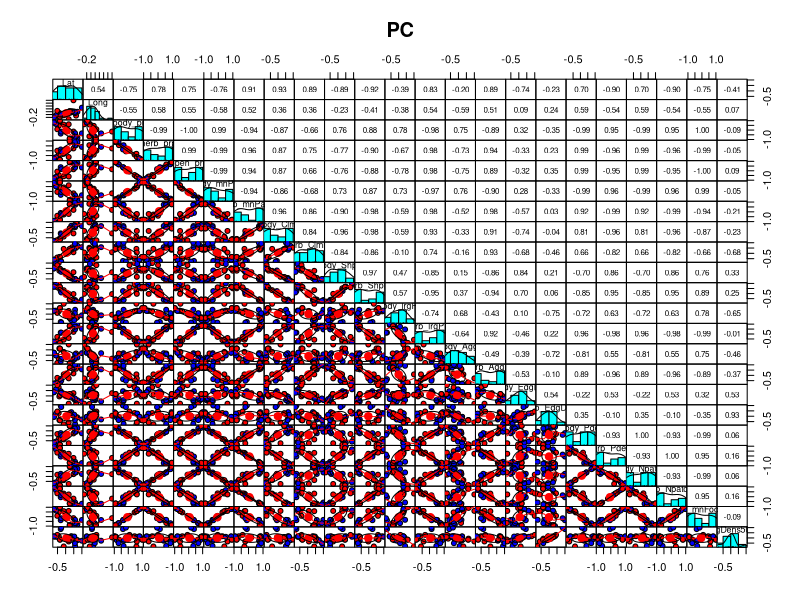
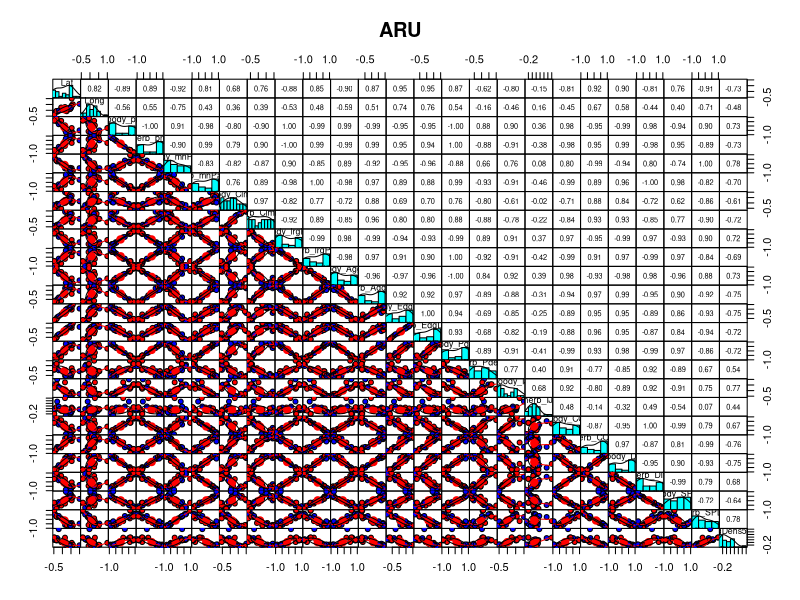

Here is the R script that generated these plots, in order: (Note: this script raises an error after producing the figures.)
# ------------------------------------------------------------------------------
#
#                               Load Packages
#
# ------------------------------------------------------------------------------

library(reshape2) # used for heatmap
library(psych) # used for pairs panel plotting

# ------------------------------------------------------------------------------
#
#                               Read in Data
#
# ------------------------------------------------------------------------------

pc_covs <- read.csv("./Data/Point_Count_Data/PointCount_siteCovs.csv")
aru_dat<- read.csv("./Data/Acoustic_Data/ARU_siteCovs.csv")

# ------------------------------------------------------------------------------
#
#                               Check Correlations
#
# ------------------------------------------------------------------------------

# Remove Site column
pc_covs <- pc_covs[,-c(1:2)]
aru_dat <- aru_dat[,-c(1:2)]


# Create correlation matrix
pc_cor_mat <- cor(pc_covs)
aru_cor_mat <- cor(aru_dat)

# Format for heat map
pc_cor_mat_melted <- melt(pc_cor_mat)
aru_cor_mat_melted <- melt(aru_cor_mat)

# Plot Correlations

# PC
png("./Figures/Correlations/PC_Corr_Mat.png", width = 1800, height = 1200, res = 150)
pairs.panels(pc_cor_mat, gap = 0, bg = c("blue", "red"), pch = 21, main = "PC")
dev.off()



# ARU
png("./Figures/Correlations/ARU_Corr_Mat.png", width = 1800, height = 1200, res = 150)
pairs.panels(aru_cor_mat, gap = 0, bg = c("blue", "red"), pch = 21, main = "ARU")
dev.off()


 
# Plot Heatmap

# PC
pc_heatmap <- ggplot(pc_cor_mat_melted, aes(Var1, Var2, fill = value)) +
                      geom_tile() +
                      scale_fill_gradient2(low = "blue", high = "red", mid = "white", midpoint = 0, limit = c(-1, 1)) +
                      theme_minimal() +
                      theme(axis.text.x = element_text(angle = 45, hjust = 1, size = 14),
                            axis.text.y = element_text(hjust = 1, size = 14)) +
                      labs(title = "PC", x = "", y = "")

ggsave("./Figures/Correlations/PC_Corr_Heatmap.jpg", plot = pc_heatmap, width = 14, height = 12, dpi = 300)

# ARU
aru_heatmap <- ggplot(aru_cor_mat_melted, aes(Var1, Var2, fill = value)) +
                      geom_tile() +
                      scale_fill_gradient2(low = "blue", high = "red", mid = "white", midpoint = 0, limit = c(-1, 1)) +
                      theme_minimal() +
                      theme(axis.text.x = element_text(angle = 45, hjust = 1, size = 14),
                            axis.text.y = element_text(hjust = 1, size = 14)) +
                      labs(title = "ARU", x = "", y = "")

ggsave("./Figures/Correlations/ARU_Corr_Heatmap.jpg", plot = aru_heatmap, width = 14, height = 12, dpi = 300)



# Filter covarite combinations less than 30% correlated
pc_low_corr <- which(abs(pc_cor_mat) < 0.30, arr.ind = TRUE)
aru_low_corr <- which(abs(aru_cor_mat) < 0.30, arr.ind = TRUE)


# Remove redundant and diagonal elements
pc_low_corr <- pc_low_corr[pc_low_corr[, 1] > pc_low_corr[, 2], , drop = FALSE]
aru_low_corr <- aru_low_corr[aru_low_corr[, 1] > aru_low_corr[, 2], , drop = FALSE]


# Filter to keep only pairs where one variable starts with "woody_" and the other with "herb_"
pc_pairs <- pc_low_corr[(grepl("^woody_", rownames(pc_cor_mat)[pc_low_corr[, 1]]) & 
                          grepl("^herb_", colnames(pc_cor_mat)[pc_low_corr[, 2]])) |
                           (grepl("^herb_", rownames(pc_cor_mat)[pc_low_corr[, 1]]) &
                             grepl("^woody_", colnames(pc_cor_mat)[pc_low_corr[, 2]])),]
  
aru_pairs <- aru_low_corr[(grepl("^woody_", rownames(aru_cor_mat)[aru_low_corr[, 1]]) & 
                            grepl("^herb_", colnames(aru_cor_mat)[aru_low_corr[, 2]])) |
                             (grepl("^herb_", rownames(aru_cor_mat)[aru_low_corr[, 1]]) &
                              grepl("^woody_", colnames(aru_cor_mat)[aru_low_corr[, 2]])),]


# Create formatted output of low correlation pairs
pc_low_corr_pairs <- apply(pc_pairs, 1, function(idx) 
                        paste(rownames(pc_cor_mat)[idx[1]], colnames(pc_cor_mat)[idx[2]], sep = " + "))     

aru_low_corr_pairs <- apply(aru_pairs, 1, function(idx) 
                        paste(rownames(aru_cor_mat)[idx[1]], colnames(aru_cor_mat)[idx[2]], sep = " + "))  



# Convert to dataframe
pc_low_corr_pairs <- data.frame(pairs = pc_low_corr_pairs)
aru_low_corr_pairs <- data.frame(pairs = aru_low_corr_pairs)

# Uncorrelated herbaceous and woody metrics acrossed datasets
low_pairs <- intersect(aru_low_corr_pairs$pairs, pc_low_corr_pairs$pairs)
low_pairs <- as.data.frame(low_pairs)
print(low_pairs)

# Export
write.csv(low_pairs, "Low_Corr_Metric_Combinations.csv")

# --------------------End Script -----------------------------